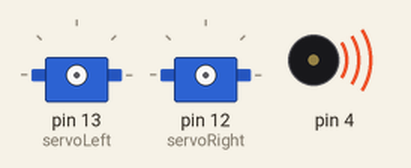
Recording of a sketch running on a simulated Arduino Uno, built with avr-gcc and run on an emulated ATmega328P. On the bench: 2 × servo, buzzer (waves = sounding).

Above: at 0.1 s.
At 1.1 s:
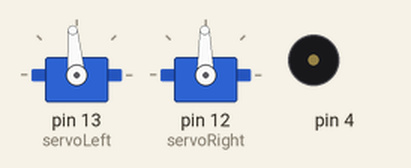
Timing chart, 0 to 2.6 s (numbered marks = the images above):
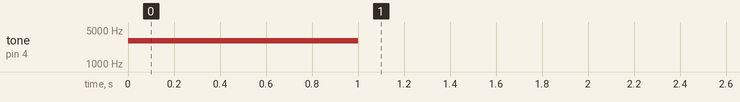

The sketch:

Front_move.ino
```cpp
#include <Servo.h> // Include servo library
Servo servoLeft; // Declare left and right servos
Servo servoRight;
void setup() // Built-in initialization block
{
tone(4, 3000, 1000); // Play tone for 1 second
delay(1000); // Delay to finish tone
servoLeft.attach(13); // Attach left signal to pin 13
servoRight.attach(12); // Attach right signal to pin 12
// Full speed forward
servoLeft.writeMicroseconds(1520); // Left wheel counterclockwise
servoRight.writeMicroseconds(1480); // Right wheel clockwise
delay(3000); // ...for 3 seconds
servoLeft.detach(); // Stop sending servo signals
servoRight.detach();
}
void loop() // Main loop auto-repeats
{ // Empty, nothing needs repeating
}
```
